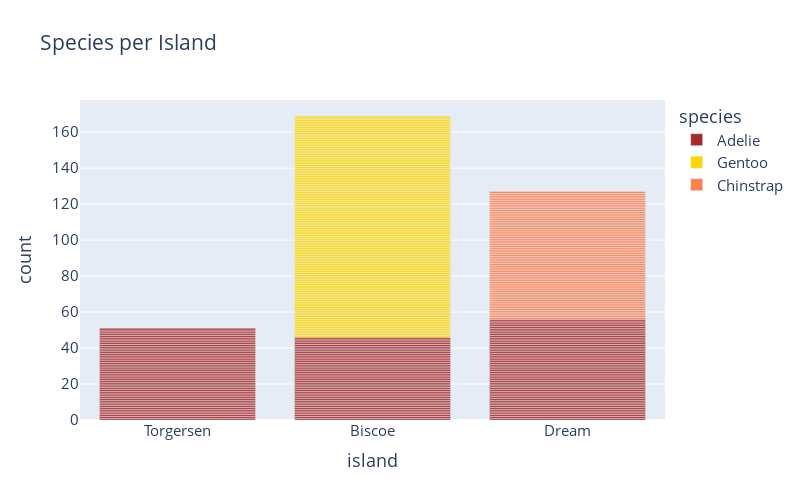

The cell this chart's notebook holds for it:
### Markdown cell above
Distribution of the target variable seems to be slightly imbalanced. The **Adelie** is the majority specie, followed by **Gentoo** and the third specie causing the major imbalance is **Chinstrap** specie.

Cross-validation will be used to overcome the imbalance.

Depending on the performance of the classification models, it will be decided if an upsampling is necessary.

### Code cell
# Show more detail - combine the above graphs
fig2 = px.bar(data, x = 'island', color = 'species', title = "Species per Island", color_discrete_map = species_colors)
fig2.update_layout(autosize = False, width = 800, height = 500, font = dict(size = 15))
fig2.show()

sns.catplot(data = data, x = 'island', col = 'species', kind = 'count', height = 3.5, palette = islands_colors)

### Figure 1 — Plotly figure (JSON) as saved in the notebook; plotly's stock layout.template omitted (floating-point values rounded to 4 significant figures; data arrays with more than 128 entries replaced by an {"elided": "..."} marker saying what was removed)
{"data": [{"alignmentgroup": "True", "hovertemplate": "species=Adelie<br>island=%{x}<br>count=%{y}<extra></extra>", "legendgroup": "Adelie", "marker": {"color": "brown", "pattern": {"shape": ""}}, "name": "Adelie", "offsetgroup": "Adelie", "orientation": "v", "showlegend": true, "textposition": "auto", "type": "bar", "x": {"elided": "153 str values"}, "xaxis": "x", "y": {"elided": "153 int values"}, "yaxis": "y"}, {"alignmentgroup": "True", "hovertemplate": "species=Gentoo<br>island=%{x}<br>count=%{y}<extra></extra>", "legendgroup": "Gentoo", "marker": {"color": "gold", "pattern": {"shape": ""}}, "name": "Gentoo", "offsetgroup": "Gentoo", "orientation": "v", "showlegend": true, "textposition": "auto", "type": "bar", "x": ["Biscoe", "Biscoe", "Biscoe", "Biscoe", "Biscoe", "Biscoe", "Biscoe", "Biscoe", "Biscoe", "Biscoe", "Biscoe", "Biscoe", "Biscoe", "Biscoe", "Biscoe", "Biscoe", "Biscoe", "Biscoe", "Biscoe", "Biscoe", "Biscoe", "Biscoe", "Biscoe", "Biscoe", "Biscoe", "Biscoe", "Biscoe", "Biscoe", "Biscoe", "Biscoe", "Biscoe", "Biscoe", "Biscoe", "Biscoe", "Biscoe", "Biscoe", "Biscoe", "Biscoe", "Biscoe", "Biscoe", "Biscoe", "Biscoe", "Biscoe", "Biscoe", "Biscoe", "Biscoe", "Biscoe", "Biscoe", "Biscoe", "Biscoe", "Biscoe", "Biscoe", "Biscoe", "Biscoe", "Biscoe", "Biscoe", "Biscoe", "Biscoe", "Biscoe", "Biscoe", "Biscoe", "Biscoe", "Biscoe", "Biscoe", "Biscoe", "Biscoe", "Biscoe", "Biscoe", "Biscoe", "Biscoe", "Biscoe", "Biscoe", "Biscoe", "Biscoe", "Biscoe", "Biscoe", "Biscoe", "Biscoe", "Biscoe", "Biscoe", "Biscoe", "Biscoe", "Biscoe", "Biscoe", "Biscoe", "Biscoe", "Biscoe", "Biscoe", "Biscoe", "Biscoe", "Biscoe", "Biscoe", "Biscoe", "Biscoe", "Biscoe", "Biscoe", "Biscoe", "Biscoe", "Biscoe", "Biscoe", "Biscoe", "Biscoe", "Biscoe", "Biscoe", "Biscoe", "Biscoe", "Biscoe", "Biscoe", "Biscoe", "Biscoe", "Biscoe", "Biscoe", "Biscoe", "Biscoe", "Biscoe", "Biscoe", "Biscoe", "Biscoe", "Biscoe", "Biscoe", "Biscoe", "Biscoe", "Biscoe"], "xaxis": "x", "y": [1, 1, 1, 1, 1, 1, 1, 1, 1, 1, 1, 1, 1, 1, 1, 1, 1, 1, 1, 1, 1, 1, 1, 1, 1, 1, 1, 1, 1, 1, 1, 1, 1, 1, 1, 1, 1, 1, 1, 1, 1, 1, 1, 1, 1, 1, 1, 1, 1, 1, 1, 1, 1, 1, 1, 1, 1, 1, 1, 1, 1, 1, 1, 1, 1, 1, 1, 1, 1, 1, 1, 1, 1, 1, 1, 1, 1, 1, 1, 1, 1, 1, 1, 1, 1, 1, 1, 1, 1, 1, 1, 1, 1, 1, 1, 1, 1, 1, 1, 1, 1, 1, 1, 1, 1, 1, 1, 1, 1, 1, 1, 1, 1, 1, 1, 1, 1, 1, 1, 1, 1, 1, 1], "yaxis": "y"}, {"alignmentgroup": "True", "hovertemplate": "species=Chinstrap<br>island=%{x}<br>count=%{y}<extra></extra>", "legendgroup": "Chinstrap", "marker": {"color": "coral", "pattern": {"shape": ""}}, "name": "Chinstrap", "offsetgroup": "Chinstrap", "orientation": "v", "showlegend": true, "textposition": "auto", "type": "bar", "x": ["Dream", "Dream", "Dream", "Dream", "Dream", "Dream", "Dream", "Dream", "Dream", "Dream", "Dream", "Dream", "Dream", "Dream", "Dream", "Dream", "Dream", "Dream", "Dream", "Dream", "Dream", "Dream", "Dream", "Dream", "Dream", "Dream", "Dream", "Dream", "Dream", "Dream", "Dream", "Dream", "Dream", "Dream", "Dream", "Dream", "Dream", "Dream", "Dream", "Dream", "Dream", "Dream", "Dream", "Dream", "Dream", "Dream", "Dream", "Dream", "Dream", "Dream", "Dream", "Dream", "Dream", "Dream", "Dream", "Dream", "Dream", "Dream", "Dream", "Dream", "Dream", "Dream", "Dream", "Dream", "Dream", "Dream", "Dream", "Dream", "Dream", "Dream", "Dream"], "xaxis": "x", "y": [1, 1, 1, 1, 1, 1, 1, 1, 1, 1, 1, 1, 1, 1, 1, 1, 1, 1, 1, 1, 1, 1, 1, 1, 1, 1, 1, 1, 1, 1, 1, 1, 1, 1, 1, 1, 1, 1, 1, 1, 1, 1, 1, 1, 1, 1, 1, 1, 1, 1, 1, 1, 1, 1, 1, 1, 1, 1, 1, 1, 1, 1, 1, 1, 1, 1, 1, 1, 1, 1, 1], "yaxis": "y"}], "layout": {"autosize": false, "barmode": "relative", "font": {"size": 15}, "height": 500, "legend": {"title": {"text": "species"}, "tracegroupgap": 0}, "title": {"text": "Species per Island"}, "width": 800, "xaxis": {"anchor": "y", "domain": [0, 1], "title": {"text": "island"}}, "yaxis": {"anchor": "x", "domain": [0, 1], "title": {"text": "count"}}}}
